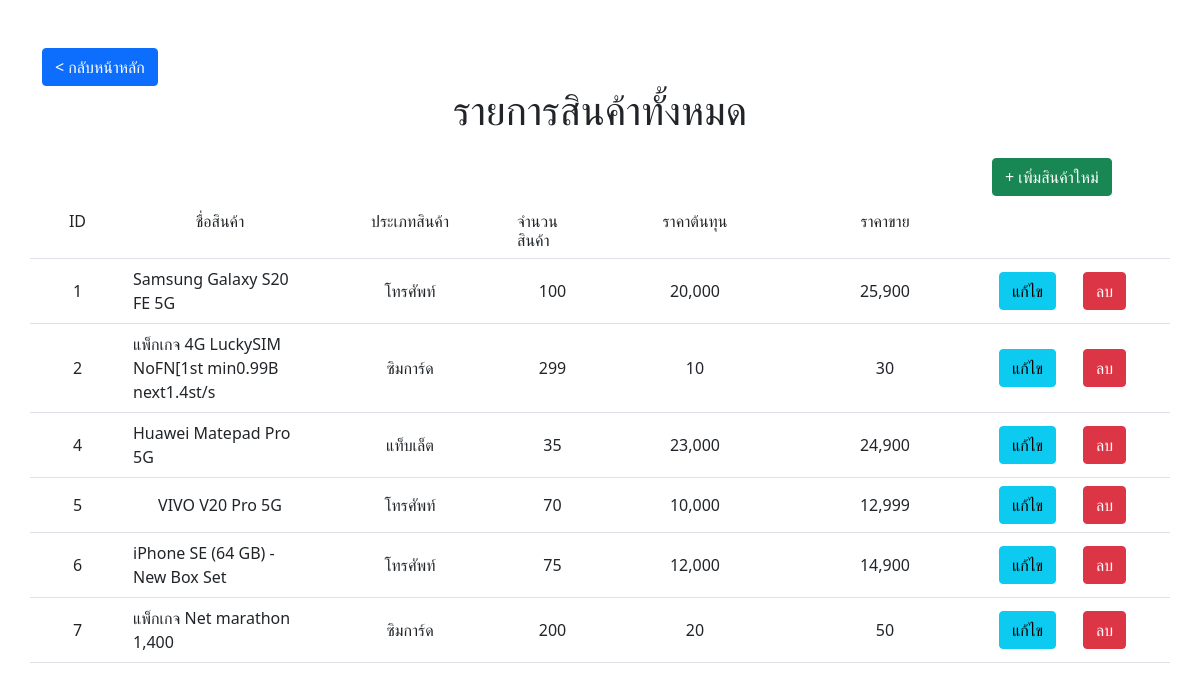
Page /productlist.php on the committed database.
### tables this page shows
CREATE TABLE `product` (
  `productID` int(11) NOT NULL,
  `typeID` int(11) NOT NULL,
  `productName` varchar(50) NOT NULL,
  `quantity` int(11) NOT NULL,
  `cost` int(11) NOT NULL,
  `sell` int(11) NOT NULL
);

CREATE TABLE `producttype` (
  `typeID` int(11) NOT NULL,
  `typeName` varchar(25) NOT NULL
);

### productlist.php (the view, shortened to what this page needs)
<?php
include('conectDB.php');
$sql = "SELECT * FROM product";
$product = mysqli_query($conect, $sql);
?>
<!DOCTYPE html>
<html lang="en">
<head>
    <link href="https://cdn.jsdelivr.net/npm/bootstrap@5.0.0-beta3/dist/css/bootstrap.min.css" rel="stylesheet">
</head>
<body>
    <div class="container mt-5">
        <a href="menu.php" class="btn btn-primary">
            < กลับหน้าหลัก</a>
                <div class="d-flex justify-content-center">
                    <h1>รายการสินค้าทั้งหมด</h1>
                </div>
                <div class="row mt-3">
                    <div class="col-md-10">
                    </div>
                    <div class="col-md-2">
                        <a href="addproduct.php" class="btn btn-success mb-3">+ เพิ่มสินค้าใหม่</a>
                    </div>
                </div>
                <div class="row  border-bottom">
                    <div class="col-md-1 d-flex justify-content-center ">
                        <h6>ID</h6>
                    </div>
                    <div class="col-md-2 d-flex justify-content-center">
                        <h6>ชื่อสินค้า</h6>
                    </div>
                    <div class="col-md-2 d-flex justify-content-center">
                        <h6>ประเภทสินค้า</h6>
                    </div>
                    <div class="col-md-1 d-flex justify-content-center">
                        <h6>จำนวนสินค้า</h6>
                    </div>
                    <div class="col-md-2 d-flex justify-content-center">
                        <h6>ราคาต้นทุน</h6>
                    </div>
                    <div class="col-md-2 d-flex justify-content-center">
                        <h6>ราคาขาย</h6>
                    </div>
                </div>
                <?php while ($row = mysqli_fetch_array($product)) { ?>
                    <div class="row  border-bottom">
                        <div class="col-md-1 d-flex justify-content-center align-items-center p-2">
                            <?php echo $row['productID']; ?>
                        </div>
                        <div class="col-md-2 d-flex justify-content-center align-items-center p-2">
                            <?php echo $row['productName']; ?>
                        </div>
                        <div class="col-md-2 d-flex justify-content-center align-items-center p-2">
                            <?php
                            $typeid = $row['typeID'];
                            $sql = "SELECT typeName FROM producttype WHERE typeID=$typeid";
                            $type = mysqli_query($conect, $sql);
                            $type = mysqli_fetch_array($type);
                            ?>
                            <?php echo $type['typeName']; ?>
                        </div>
                        <div class="col-md-1 d-flex justify-content-center align-items-center p-2">
                            <?php echo $row['quantity']; ?>
                        </div>
                        <div class="col-md-2 d-flex justify-content-center align-items-center p-2">
                            <?php echo number_format($row['cost']); ?>
                        </div>
                        <div class="col-md-2 d-flex justify-content-center align-items-center p-2">
                            <?php echo number_format($row['sell']); ?>
                        </div>
                        <div class="col-md-1 d-flex justify-content-center align-items-center p-2">
                            <a href="editproduct.php?id=<?php echo $row['productID'] ?>" class="btn btn-info ">แก้ไข</a>
                        </div>
                        <div class="col-md-1 d-flex align-items-center p-2">
                            <a href="delProduct.php?id=<?php echo $row['productID'] ?>" class="btn btn-danger ">ลบ</a>
                        </div>
                    </div>
                <?php } ?>
    </div>
</body>
</html>

### rows in the picture
product: productID "1", productName "Samsung Galaxy S20 FE 5G", typeID.typeName "โทรศัพท์", quantity "100", cost "20,000", sell "25,900"
product: productID "2", productName "แพ็กเกจ 4G LuckySIM NoFN[1st min0.99B next1.4st/s", typeID.typeName "ซิมการ์ด", quantity "299", cost "10", sell "30"
product: productID "4", productName "Huawei Matepad Pro 5G", typeID.typeName "แท็บเล็ต", quantity "35", cost "23,000", sell "24,900"
product: productID "5", productName "VIVO V20 Pro 5G", typeID.typeName "โทรศัพท์", quantity "70", cost "10,000", sell "12,999"
product: productID "6", productName "iPhone SE (64 GB) - New Box Set", typeID.typeName "โทรศัพท์", quantity "75", cost "12,000", sell "14,900"
product: productID "7", productName "แพ็กเกจ Net marathon 1,400", typeID.typeName "ซิมการ์ด", quantity "200", cost "20", sell "50"
